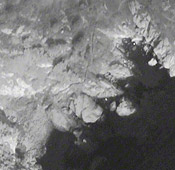
#> input picture notebooks/data/images/worldview-1.jpg, 175 x 170 px
$ jupyter execute histogram_cdf_equalization.ipynb
#> lines starting #> are read from the running program, lines starting #| are printed output that depends on the picture
[cell 1]
import cv2
import numpy as np
import matplotlib.pyplot as plt
import os

# Define the image path (Replace with your own image path)
image_path = os.path.join(os.getcwd(), 'data', 'images', 'worldview-1.jpg')  # Modify this with your image path

# Load the image in grayscale
image = cv2.imread(image_path, cv2.IMREAD_GRAYSCALE)
#> image: shape (170, 175); min 27, max 244, mean 119

# Check if the image was loaded properly
if image is None:
    raise FileNotFoundError(f"Image not found at {image_path}")

# Calculate the histogram of the original grayscale image
hist_original = cv2.calcHist([image], [0], None, [256], [0, 256])
#> hist_original = 256 values, max 503 at index 46, min 0 at index 0, mean 116.2

# Apply histogram equalization
equalized_image = cv2.equalizeHist(image)
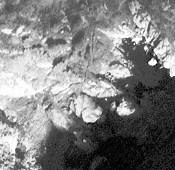
#> equalized_image: shape (170, 175); min 0, max 255, mean 128.5

# Calculate the histogram of the equalized image
hist_equalized = cv2.calcHist([equalized_image], [0], None, [256], [0, 256])
#> hist_equalized = 256 values, max 503 at index 34, min 0 at index 2, mean 116.2

# Calculate the cumulative distribution function (CDF) for both histograms
cdf_original = hist_original.cumsum()
#> cdf_original = 256 values from 0 to 29750
cdf_equalized = hist_equalized.cumsum()
#> cdf_equalized = 256 values from 28 to 29750

# Normalize CDFs for plotting
cdf_original_normalized = (cdf_original - cdf_original.min()) * 255 / (cdf_original.max() - cdf_original.min())
#> cdf_original_normalized = 256 values from 0 to 255
cdf_equalized_normalized = (cdf_equalized - cdf_equalized.min()) * 255 / (cdf_equalized.max() - cdf_equalized.min())
#> cdf_equalized_normalized = 256 values from 0 to 255

# Plot the original and equalized images along with their histograms and CDFs
plt.figure(figsize=(12, 10))

# Plot original image and its histogram
plt.subplot(2, 3, 1)
plt.imshow(image, cmap='gray')
plt.title("Original Grayscale Image")
plt.axis('off')

plt.subplot(2, 3, 2)
plt.plot(hist_original, color='black')
plt.title("Histogram of Original Image")
plt.xlim(0, 256)

# Annotate histogram values on the plot
for i in range(0, 256, 32):  # Annotating every 32nd value
    plt.text(i, hist_original[i].item(), f'{int(hist_original[i].item())}', color='red', fontsize=8, verticalalignment='bottom')

# Plot original image CDF
plt.subplot(2, 3, 3)
plt.plot(cdf_original_normalized, color='blue')
plt.title("CDF of Original Image")
plt.xlim(0, 256)

# Annotate CDF values on the plot
for i in range(0, 256, 32):  # Annotating every 32nd value
    plt.text(i, cdf_original_normalized[i].item(), f'{int(cdf_original_normalized[i].item())}', color='green', fontsize=8, verticalalignment='bottom')

# Plot equalized image and its histogram
plt.subplot(2, 3, 4)
plt.imshow(equalized_image, cmap='gray')
plt.title("Equalized Grayscale Image")
plt.axis('off')

plt.subplot(2, 3, 5)
plt.plot(hist_equalized, color='black')
plt.title("Histogram of Equalized Image")
plt.xlim(0, 256)

# Annotate histogram values on the plot
for i in range(0, 256, 32):  # Annotating every 32nd value
    plt.text(i, hist_equalized[i].item(), f'{int(hist_equalized[i].item())}', color='red', fontsize=8, verticalalignment='bottom')

# Plot equalized image CDF
plt.subplot(2, 3, 6)
plt.plot(cdf_equalized_normalized, color='red')
plt.title("CDF of Equalized Image")
plt.xlim(0, 256)

# Annotate CDF values on the plot
for i in range(0, 256, 32):  # Annotating every 32nd value
    plt.text(i, cdf_equalized_normalized[i].item(), f'{int(cdf_equalized_normalized[i].item())}', color='green', fontsize=8, verticalalignment='bottom')

# Show the plots
plt.tight_layout()
plt.show()
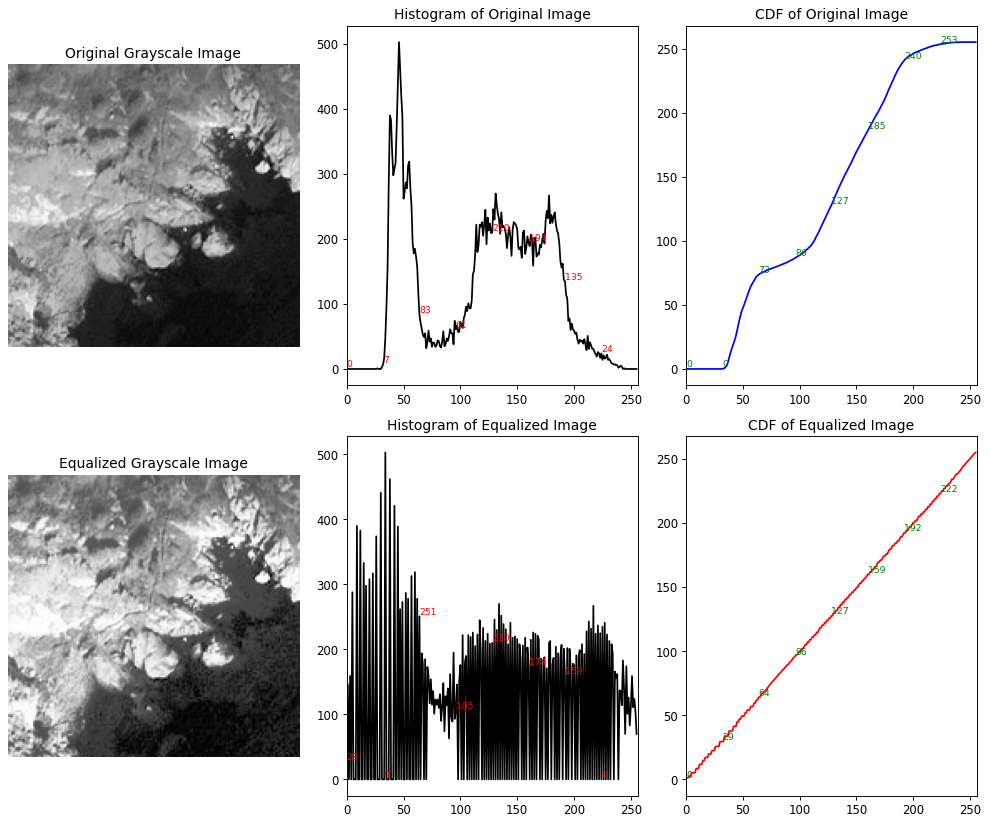
#> figure drawn by matplotlib, 6 panels; panel 2: curve peaks at x = 46, y = 503; panel 3: curve peaks at x = 244, y = 255; panel 5: curve peaks at x = 34, y = 503; panel 6: curve peaks at x = 255, y = 255

# Print histogram and CDF values for both images
print("Histogram Values for Original Image:")
for i in range(0, 256, 32):  # Print every 32nd histogram value
    print(f"Intensity {i}: {int(hist_original[i].item())}")
#> this loop made 8 passes
#| Intensity 0: 0
#| Intensity 32: 7
#| Intensity 64: 83
#| Intensity 96: 61
#| Intensity 128: 210
#| Intensity 160: 194
#| Intensity 192: 135
#| Intensity 224: 24

print("\nCDF Values for Original Image:")
for i in range(0, 256, 32):  # Print every 32nd CDF value
    print(f"Intensity {i}: {int(cdf_original[i].item())}")

print("\nHistogram Values for Equalized Image:")
for i in range(0, 256, 32):  # Print every 32nd histogram value
    print(f"Intensity {i}: {int(hist_equalized[i].item())}")

print("\nCDF Values for Equalized Image:")
for i in range(0, 256, 32):  # Print every 32nd CDF value
    print(f"Intensity {i}: {int(cdf_equalized[i].item())}")

$ run again, with notebooks/data/images/color_high_contrast.jpg copied over notebooks/data/images/worldview-1.jpg
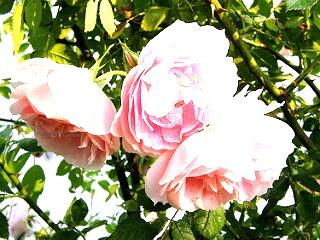
#> input picture notebooks/data/images/color_high_contrast.jpg, 320 x 240 px
#> `image = cv2.imread(image_path, cv2.IMREAD_GRAYSCALE)`:
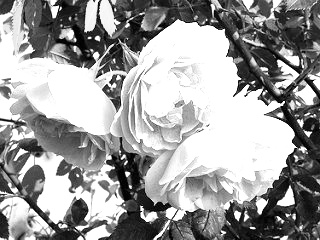
#> image: shape (240, 320); min 0, max 255, mean 157
#> hist_original = 256 values, max 18998 at index 255, min 102 at index 1, mean 300
#> `equalized_image = cv2.equalizeHist(image)`:
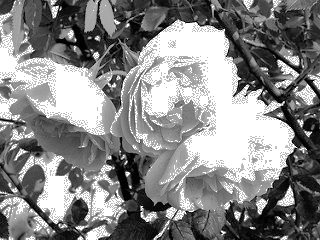
#> equalized_image: shape (240, 320); min 0, max 255, mean 135.6
#> hist_equalized = 256 values, max 18998 at index 255, min 0 at index 16, mean 300
#> cdf_original = 256 values from 168 to 76800
#> cdf_equalized = 256 values from 270 to 76800
#> cdf_original_normalized = 256 values from 0 to 255
#> the loop `for i in range(0, 256, 32):` made 8 passes
#| Intensity 0: 168
#| Intensity 32: 457
#| Intensity 64: 235
#| Intensity 96: 208
#| Intensity 128: 149
#> (further printed lines are left out)

$ run again, with notebooks/data/images/color_inverted.jpg copied over notebooks/data/images/worldview-1.jpg
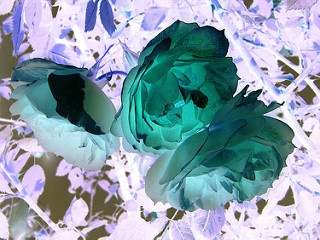
#> input picture notebooks/data/images/color_inverted.jpg, 320 x 240 px
#> `image = cv2.imread(image_path, cv2.IMREAD_GRAYSCALE)`:
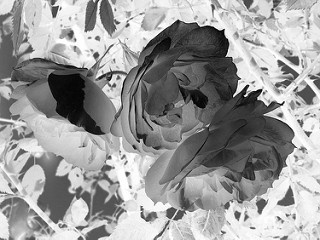
#> image: shape (240, 320); min 0, max 255, mean 155.4
#> hist_original = 256 values, max 871 at index 238, min 16 at index 2, mean 300
#> `equalized_image = cv2.equalizeHist(image)`:
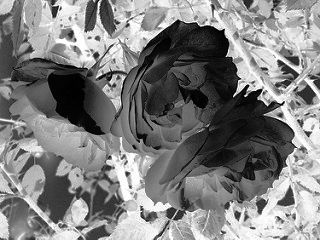
#> equalized_image: shape (240, 320); min 0, max 255, mean 128.1
#> hist_equalized = 256 values, max 871 at index 227, min 0 at index 25, mean 300
#> cdf_original = 256 values from 22 to 76800
#> cdf_equalized = 256 values from 142 to 76800
#> cdf_original_normalized = 256 values from 0 to 255
#> the loop `for i in range(0, 256, 32):` made 8 passes
#| Intensity 0: 22
#| Intensity 32: 97
#| Intensity 64: 259
#| Intensity 96: 388
#| Intensity 128: 228
#> (further printed lines are left out)
